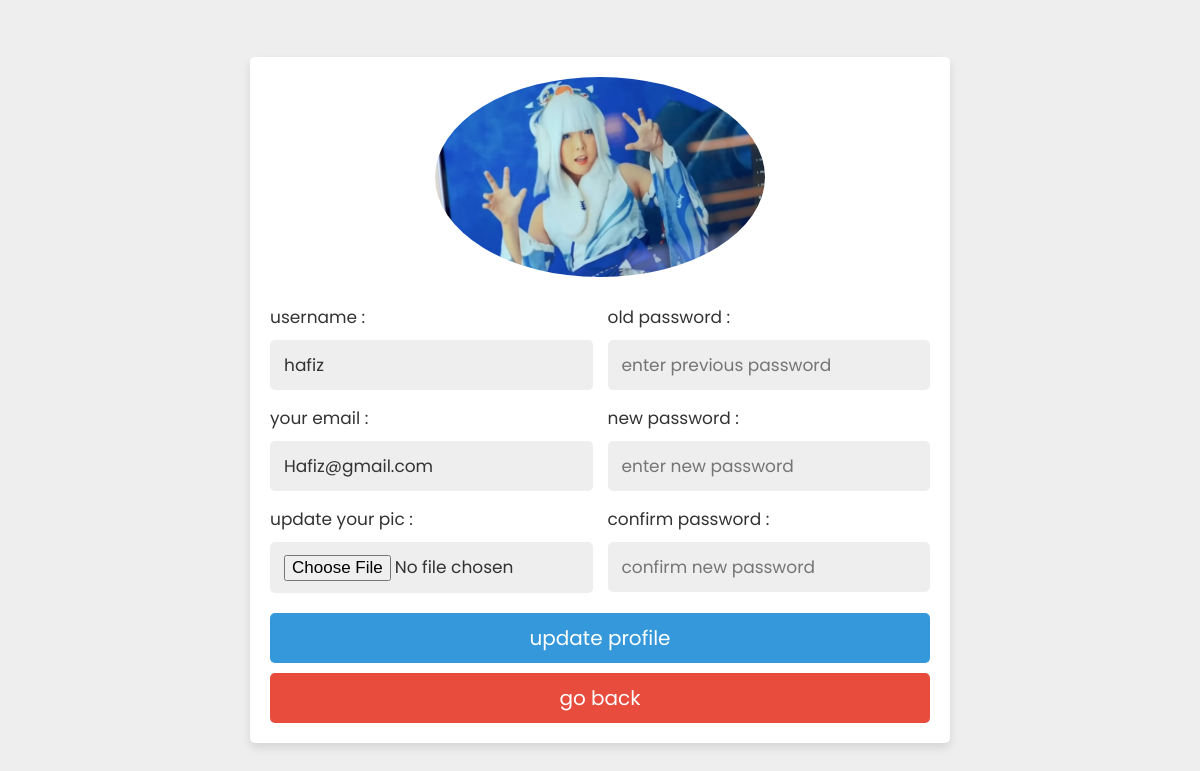
Screenshot of /update_profile.php (signed in) with the database file from the repository.
### tables this page shows
CREATE TABLE `user_form` (
  `id` int(255) NOT NULL,
  `name` varchar(255) NOT NULL,
  `email` varchar(255) NOT NULL,
  `password` varchar(255) NOT NULL,
  `image` varchar(100) NOT NULL
);

### update_profile.php (the view, shortened to what this page needs)
<?php
include 'koneksi.php';
$user_id = $_SESSION['user_id'];
?>
<!DOCTYPE html>
<html lang="en">
<head>
   <link rel="stylesheet" href="loginsystem\css\style.css">
</head>
<body>
<div class="update-profile">
   <?php
      $select = mysqli_query($koneksi, "SELECT * FROM `user_form` WHERE id = '$user_id'") or die('query failed');
      if(mysqli_num_rows($select) > 0){
         $fetch = mysqli_fetch_assoc($select);
      }
   ?>
   <form action="" method="post" enctype="multipart/form-data">
      <?php
         if($fetch['image'] == ''){
            echo '<img src="images/default-avatar.png">';
         }else{
            echo '<img src="uploaded_img/'.$fetch['image'].'">';
         }
      ?>
      <div class="flex">
         <div class="inputBox">
            <span>username :</span>
            <input type="text" name="update_name" value="<?php echo $fetch['name']; ?>" class="box">
            <span>your email :</span>
            <input type="email" name="update_email" value="<?php echo $fetch['email']; ?>" class="box">
            <span>update your pic :</span>
            <input type="file" name="update_image" accept="image/jpg, image/jpeg, image/png" class="box">
         </div>
         <div class="inputBox">
            <span>old password :</span>
            <input type="password" name="update_pass" placeholder="enter previous password" class="box">
            <span>new password :</span>
            <input type="password" name="new_pass" placeholder="enter new password" class="box">
            <span>confirm password :</span>
            <input type="password" name="confirm_pass" placeholder="confirm new password" class="box">
         </div>
      </div>
      <input type="submit" value="update profile" name="update_profile" class="btn">
      <a href="profil.php" class="delete-btn">go back</a>
   </form>
</div>
</body>
</html>

### loginsystem/css/style.css (style rules this page uses)
:root { --blue:#3498db; --dark-blue:#2980b9; --red:#e74c3c; --dark-red:#c0392b; --black:#333; --white:#fff; --light-bg:#eee; --box-shadow:0 5px 10px rgba(0,0,0,.1); }
* { font-family: 'Poppins', sans-serif; margin:0; padding:0; box-sizing: border-box; outline: none; border: none; text-decoration: none; }
.btn, .delete-btn { width: 100%; border-radius: 5px; padding:10px 30px; color:var(--white); display: block; text-align: center; cursor: pointer; font-size: 20px; margin-top: 10px; }
.btn { background-color: var(--blue); }
.delete-btn { background-color: var(--red); }
.update-profile { min-height: 100vh; background-color: var(--light-bg); display: flex; align-items: center; justify-content: center; padding:20px; }
.update-profile form { padding:20px; background-color: var(--white); box-shadow: var(--box-shadow); text-align: center; width: 700px; text-align: center; border-radius: 5px; }
.update-profile form img { height: 200px; width: 200p; border-radius: 50%; object-fit: cover; margin-bottom: 5px; }
.update-profile form .flex { display: flex; justify-content: space-between; margin-bottom: 20px; gap:15px; }
.update-profile form .flex .inputBox { width: 49%; }
.update-profile form .flex .inputBox span { text-align: left; display: block; margin-top: 15px; font-size: 17px; color:var(--black); }
.update-profile form .flex .inputBox .box { width: 100%; border-radius: 5px; background-color: var(--light-bg); padding:12px 14px; font-size: 17px; color:var(--black); margin-top: 10px; }

### rows the page displays
user_form: image (picture), update_name "hafiz", update_email "Hafiz@gmail.com"
